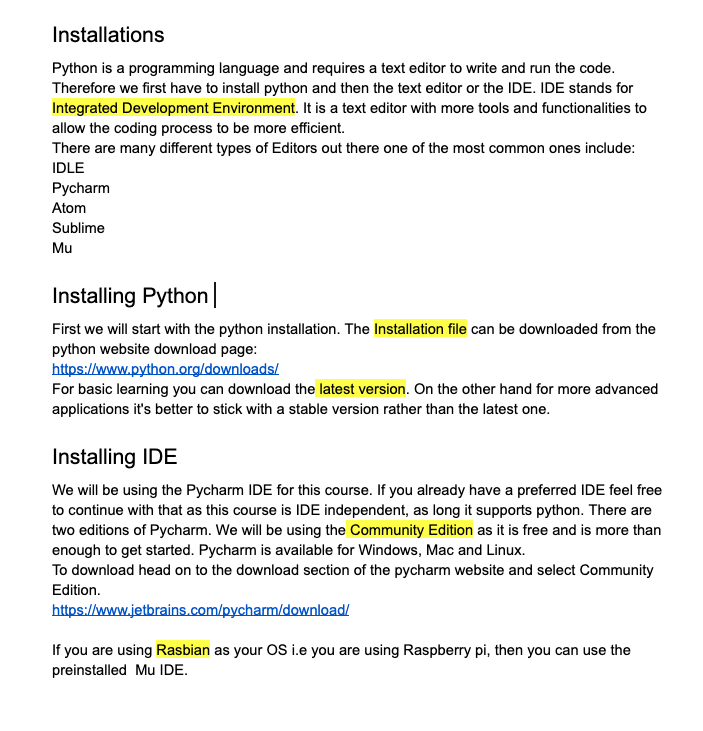
#> input picture small_projects/opencv/intermediate/highlighted_detection/test.png, 703 x 731 px, given in place of the camera
$ python scanner.py
#> lines starting #> are read from the running program, lines starting #| are printed output that depends on the picture; after the words box and inside, x2 and y2 are one past the last pixel; in counts of white or black regions, pixels touching at a corner belong together
### small_projects/opencv/intermediate/document_scanner/utilities.py
import cv2
import numpy as np

## Stack all imgs in one window
def stackImages(imgArray,scale,lables=[]):
    rows = len(imgArray)
    cols = len(imgArray[0])
    rowsAvailable = isinstance(imgArray[0], list)
    width = imgArray[0][0].shape[1]
    height = imgArray[0][0].shape[0]

    if rowsAvailable:
        for x in range ( 0, rows):
            for y in range(0, cols):
                imgArray[x][y] = cv2.resize(imgArray[x][y], (0, 0), None, scale, scale)
                if len(imgArray[x][y].shape) == 2:
                    imgArray[x][y] = cv2.cvtColor(imgArray[x][y], cv2.COLOR_GRAY2BGR)
        imageBlank = np.zeros((height, width, 3), np.uint8)
        hor = [imageBlank] * rows
        hor_con = [imageBlank] * rows
        for x in range(0, rows):
            hor[x] = np.hstack(imgArray[x])
            hor_con[x] = np.concatenate(imgArray[x])
        ver = np.vstack(hor)
        ver_con = np.concatenate(hor)
    else:
        for x in range(0, rows):
            imgArray[x] = cv2.resize(imgArray[x], (0, 0), None, scale, scale)
            if len(imgArray[x].shape) == 2:
                imgArray[x] = cv2.cvtColor(imgArray[x], cv2.COLOR_GRAY2BGR)
        hor = np.hstack(imgArray)
        hor_con = np.concatenate(imgArray)
        ver = hor

    if len(lables) != 0:
        eachImgWidth = int(ver.shape[1] / cols)
        eachImgHeight = int(ver.shape[0] / rows)
        print(eachImgHeight)

        for d in range(0, rows):
            for c in range (0, cols):
                cv2.rectangle(ver, (c*eachImgWidth,eachImgHeight*d), (c*eachImgWidth+len(lables[d])*13+27, 30+eachImgHeight*d), (255,255,255), cv2.FILLED)
                cv2.putText(ver, lables[d], (eachImgWidth*c+10,eachImgHeight*d+20), cv2.FONT_HERSHEY_COMPLEX, 0.7, (255,0,255), 2)

    return ver

# [12 lines left out: function reorder, not called in this run]


def biggestContour(contours):
    biggest = np.array([])
    max_area = 0
    for i in contours:
        area = cv2.contourArea(i)
        # reduce the noise use 5000 as a param
        if area > 5000:
            peri = cv2.arcLength(i, True)
            approx = cv2.approxPolyDP(i, 0.02 * peri, True)
            # len == 4 means is a rectangle
            if area > max_area and len(approx) == 4:
                biggest = approx
                max_area = area

    return biggest, max_area

# [7 lines left out: function drawRectangle, not called in this run]

def nothing(x):
    pass

def initializeTrackbars(intialTracbarVals=0):
    cv2.namedWindow("Trackbars")
    cv2.resizeWindow("Trackbars", 360, 240)
    cv2.createTrackbar("Threshold1", "Trackbars", 200, 255, nothing)
    cv2.createTrackbar("Threshold2", "Trackbars", 200, 255, nothing)


def valTrackbars():
    Threshold1 = cv2.getTrackbarPos("Threshold1", "Trackbars")
    Threshold2 = cv2.getTrackbarPos("Threshold2", "Trackbars")
    src = Threshold1, Threshold2
    return src

### small_projects/opencv/intermediate/document_scanner/scanner.py
import cv2
import utilities
import numpy as np

# Initialize params
webCamFeed = True
pathImage = "test.jpg"
cap = cv2.VideoCapture(0)
cap.set(10, 160)
heightImg = 640
widthImg  = 480

utilities.initializeTrackbars()
count = 0

while True:
    if webCamFeed:
        success, img = cap.read()
#> img is the input picture: shape (731, 703, 3); mean B, G, R 236.5, 239, 238.6
    else:
        img = cv2.imread(pathImage)

    # real test img
    img = cv2.resize(img, (widthImg, heightImg))
#> img: shape (640, 480, 3)
    # create a blank image for tests if needed
    imgBlank = np.zeros((heightImg, widthImg, 3), np.uint8)
    imgGray = cv2.cvtColor(img, cv2.COLOR_RGB2GRAY)
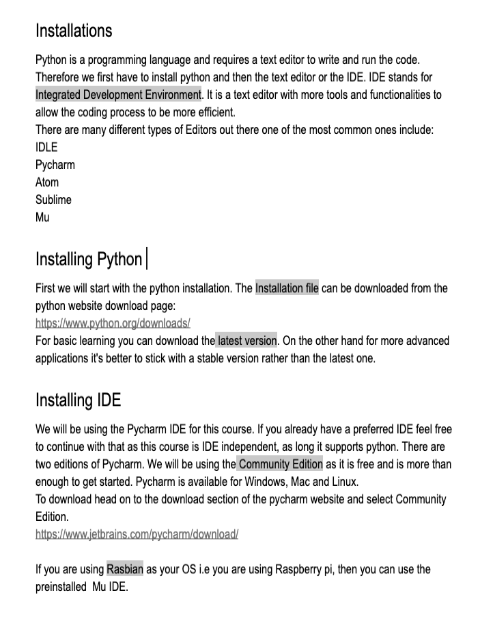
#> imgGray: shape (640, 480); min 0, max 255, mean 238.2
    imgBlur = cv2.GaussianBlur(imgGray, (5, 5), 1)
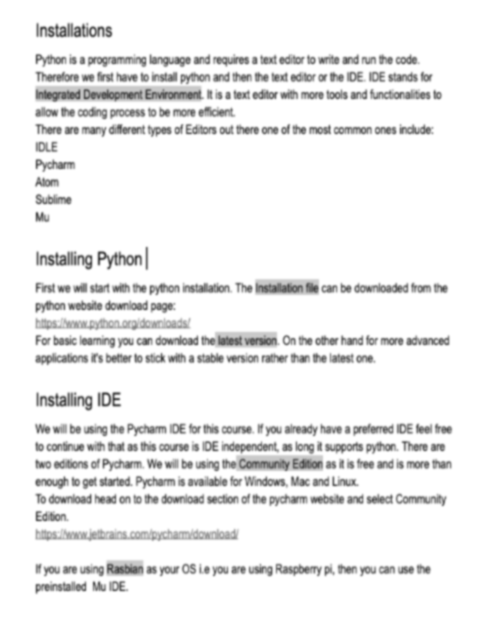
#> imgBlur: shape (640, 480); min 68, max 255, mean 238.2

    thres = utilities.valTrackbars()
    imgThreshold = cv2.Canny(imgBlur, thres[0], thres[1])
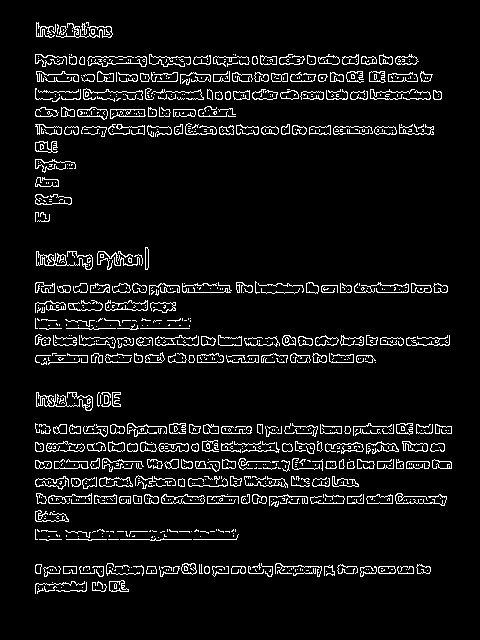
#> imgThreshold: shape (640, 480); 6.6% white in thin lines or dots, all inside (x1, y1, x2, y2) = (35, 22, 452, 594)
    kernel = np.ones((5, 5))
    imgDial = cv2.dilate(imgThreshold, kernel, iterations=2)
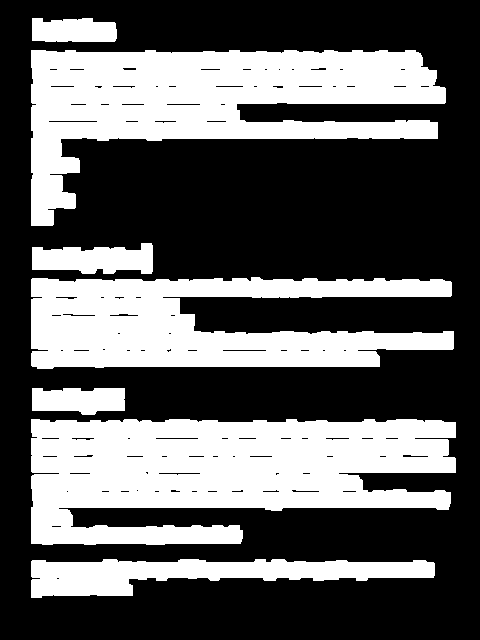
#> imgDial: shape (640, 480); 37.6% white; 7 white regions, largest, box (x1, y1, x2, y2) and area: (31, 419, 456, 545) 39163, (31, 50, 446, 226) 34613, (31, 277, 454, 369) 26123
    imgThreshold = cv2.erode(imgDial, kernel, iterations=1)
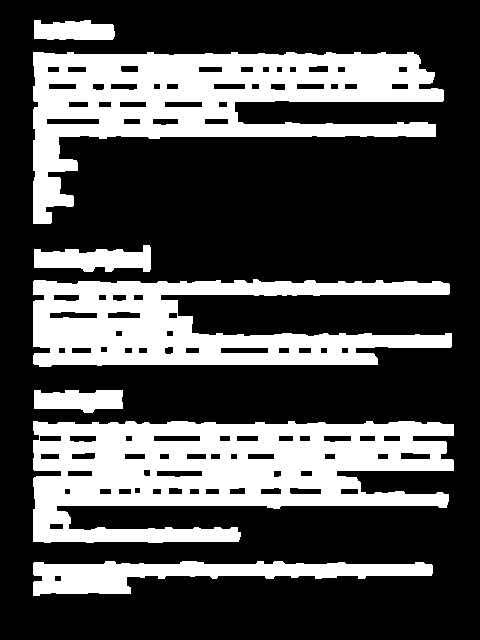
#> imgThreshold: shape (640, 480); 30.7% white; 7 white regions

    # Find all countours
    imgContours = img.copy()
    imgBigContour = img.copy()
    contours, hierarchy = cv2.findContours(imgThreshold, cv2.RETR_EXTERNAL, cv2.CHAIN_APPROX_SIMPLE)
#> contours = 7 contours; box (x1, y1, x2, y2) and area: (33, 421, 454, 543) 34839, (33, 52, 444, 224) 30562, (33, 279, 452, 367) 21886, (33, 561, 433, 596) 6443, (34, 245, 151, 272) 2004, (34, 390, 123, 413) 1504, (34, 20, 115, 40) 1286
    cv2.drawContours(imgContours, contours, -1, (0,255,0), 10)
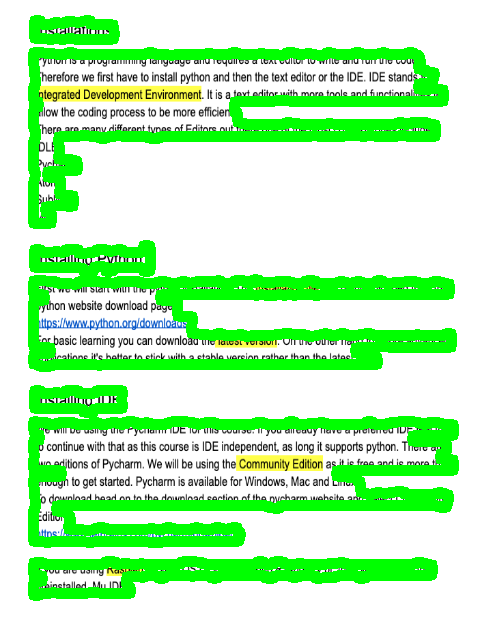
#> imgContours: shape (640, 480, 3); mean B, G, R 182.6, 245.6, 184.2

    # Find the biggest contour
    biggest, maxArea = utilities.biggestContour(contours)
#> the loop in biggestContour, `for i in contours:` made 7 passes
#> (area, peri, approx) on pass 1: (6443, 929, [[33, 595], [432, 565], [34, 562]])
#> (area, peri) on passes 2, 4, 6: (34839, 1879.5), (21886.5, 1733.5), (30562.5, 1744.6)
#> after the loop in biggestContour, `for i in contours:`: biggest = empty array; max_area = 0
#> biggest = empty array; maxArea = 0

    if biggest.size != 0:
        biggest = utilities.reorder(biggest)
        cv2.drawContours(imgBigContour, biggest, -1, (0,255,0), 20)
        pts1 = np.float32(biggest)
        pts2 = np.float32([[0,0], [widthImg, 0], [0, heightImg], [widthImg, heightImg]])
        matrix = cv2.getPerspectiveTransform(pts1, pts2)
        imgWarpColored = cv2.warpPerspective(img, matrix, (widthImg, heightImg))

        # Remove 20 pixels from each side: avoid aliasing
        imgWarpColored = imgWarpColored[20 : imgWarpColored.shape[0] - 20, 20 : imgWarpColored[1] - 20]
        imgWarpColored = cv2.resize(imgWarpColored, (widthImg, heightImg))

        # Apply adaptive threshold
        imgWarpGray = cv2.cvtColor(imgWarpColored, cv2.COLOR_BAYER_BG2GRAY)
        imgAdaptiveThre = cv2.adaptiveThreshold(imgWarpGray, 255, 1, 1, 7, 2)
        imgAdaptiveThre = cv2.bitwise_not(imgAdaptiveThre)
        imgAdaptiveThre = cv2.medianBlur(imgAdaptiveThre, 3)

        imageArray = ([img, imgGray, imgThreshold, imgContours], [imgBigContour, imgWarpColored, imgWarpGray, imgAdaptiveThre])
    else:
        imageArray = ([img, imgGray, imgThreshold, imgContours], [imgBlank, imgBlank, imgBlank, imgBlank])

    # Display labels
    lables = [["Original","Gray","Threshold","Contours"], ["Biggest Contour","Warp Prespective","Warp Gray","Adaptive Threshold"]]

    stackedImage = utilities.stackImages(imageArray, 0.75, lables)
#> in stackImages, `rows = len(imgArray)`: rows = 2
#> in stackImages, `cols = len(imgArray[0])`: cols = 4
#> in stackImages, `rowsAvailable = isinstance(imgArray[0], list)`: rowsAvailable = True
#> in stackImages, `hor = [imageBlank] * rows`: hor = 2 items
#> in stackImages, `ver = np.vstack(hor)`:
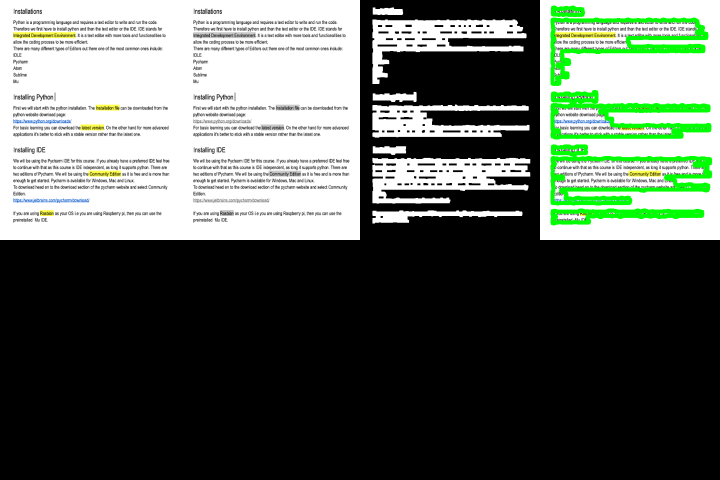
#> ver: shape (960, 1440, 3) (shown at 1/2 size); mean of channels 0, 1, 2 91.9, 100.1, 92.4; drawn as B, G, R
#> in stackImages, `eachImgWidth = int(ver.shape[1] / cols)`: eachImgWidth = 360
#> in stackImages, `eachImgHeight = int(ver.shape[0] / rows)`: eachImgHeight = 480
#| 480
#> after the loop in stackImages, `for d in range(0, rows):`: ver: shape (960, 1440, 3); 0.04% of pixels changed, all inside (x1, y1, x2, y2) = (27, 16, 80, 29)
#> (the run stopped early here; a loop or call above may not have finished)
